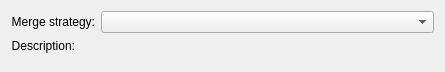
<?xml version="1.0" encoding="UTF-8"?>
<ui version="4.0">
 <class>WdgMetaDataMergeStrategyChooser</class>
 <widget class="QWidget" name="WdgMetaDataMergeStrategyChooser">
  <property name="geometry">
   <rect>
    <x>0</x>
    <y>0</y>
    <width>445</width>
    <height>72</height>
   </rect>
  </property>
  <layout class="QFormLayout" name="formLayout">
   <item row="0" column="0">
    <widget class="QLabel" name="label">
     <property name="sizePolicy">
      <sizepolicy hsizetype="Preferred" vsizetype="Preferred">
       <horstretch>0</horstretch>
       <verstretch>0</verstretch>
      </sizepolicy>
     </property>
     <property name="text">
      <string>Merge strategy:</string>
     </property>
     <property name="alignment">
      <set>Qt::AlignRight|Qt::AlignTrailing|Qt::AlignVCenter</set>
     </property>
    </widget>
   </item>
   <item row="0" column="1">
    <widget class="QComboBox" name="mergeStrategy">
     <property name="sizePolicy">
      <sizepolicy hsizetype="MinimumExpanding" vsizetype="Fixed">
       <horstretch>0</horstretch>
       <verstretch>0</verstretch>
      </sizepolicy>
     </property>
    </widget>
   </item>
   <item row="1" column="0">
    <widget class="QLabel" name="label_2">
     <property name="sizePolicy">
      <sizepolicy hsizetype="Preferred" vsizetype="Preferred">
       <horstretch>0</horstretch>
       <verstretch>0</verstretch>
      </sizepolicy>
     </property>
     <property name="text">
      <string>Description:</string>
     </property>
     <property name="alignment">
      <set>Qt::AlignRight|Qt::AlignTop|Qt::AlignTrailing</set>
     </property>
    </widget>
   </item>
   <item row="1" column="1">
    <widget class="QLabel" name="description">
     <property name="sizePolicy">
      <sizepolicy hsizetype="Expanding" vsizetype="Expanding">
       <horstretch>0</horstretch>
       <verstretch>0</verstretch>
      </sizepolicy>
     </property>
     <property name="text">
      <string/>
     </property>
     <property name="alignment">
      <set>Qt::AlignLeading|Qt::AlignLeft|Qt::AlignTop</set>
     </property>
     <property name="wordWrap">
      <bool>true</bool>
     </property>
    </widget>
   </item>
   <item row="2" column="1">
    <spacer name="verticalSpacer">
     <property name="orientation">
      <enum>Qt::Vertical</enum>
     </property>
     <property name="sizeHint" stdset="0">
      <size>
       <width>20</width>
       <height>2</height>
      </size>
     </property>
    </spacer>
   </item>
  </layout>
 </widget>
 <resources/>
 <connections/>
</ui>
